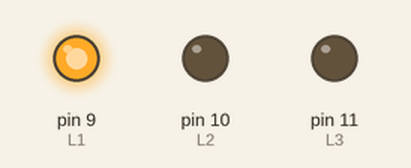
Bench run of a sketch on a simulated Arduino Uno, built with avr-gcc and run on an emulated ATmega328P. On the bench: output pins drawn as LEDs (lit = HIGH).

Above: at 0.12 s.
At 0.87 s:
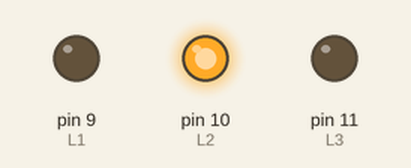
At 1.37 s:
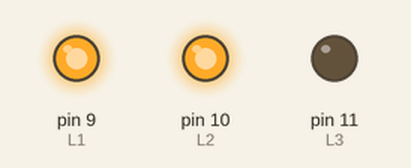
At 2.62 s:
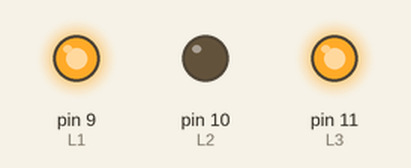
At 3.12 s:
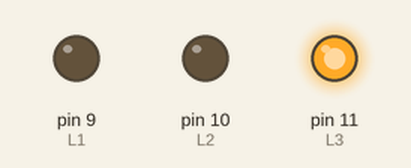
At 5.37 s:
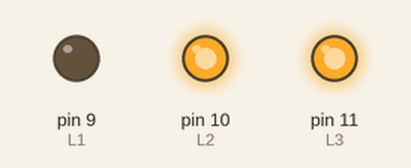
Timing chart, 0 to 5.8 s (numbered marks = the images above):
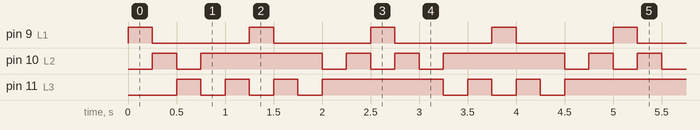

The sketch:

Charlieplexinggg.ino
```cpp
#define L1 9
#define L2 10
#define L3 11


void setup() {
  Serial.begin(9600);

}


void loop() {

//case 1
  pinMode(L1, OUTPUT);
  pinMode(L2, OUTPUT);
  pinMode(L3, INPUT);

  digitalWrite(L1, HIGH);
  digitalWrite(L2, LOW);
  delay(250);

//case 2
  pinMode(L1, OUTPUT);
  pinMode(L2, OUTPUT);
  pinMode(L3, INPUT);

  digitalWrite(L1, LOW);
  digitalWrite(L2, HIGH);
  delay(250);

//case 3
  pinMode(L1, INPUT);
  pinMode(L2, OUTPUT);
  pinMode(L3, OUTPUT);

  digitalWrite(L2, LOW);
  digitalWrite(L3, HIGH);
  delay(250);

//case 4
  pinMode(L1, INPUT);
  pinMode(L2, OUTPUT);
  pinMode(L3, OUTPUT);

  digitalWrite(L2, HIGH);
  digitalWrite(L3, LOW);
  delay(250);

//case 5
  pinMode(L1, OUTPUT);
  pinMode(L2, INPUT);
  pinMode(L3, OUTPUT);

  digitalWrite(L1, LOW);
  digitalWrite(L3, HIGH);
  delay(250);

//case 6
  pinMode(L1, OUTPUT);
  pinMode(L2, INPUT);
  pinMode(L3, OUTPUT);

  digitalWrite(L1, HIGH);
  digitalWrite(L3, LOW);
  delay(250);

//case 5
  pinMode(L1, OUTPUT);
  pinMode(L2, INPUT);
  pinMode(L3, OUTPUT);

  digitalWrite(L1, LOW);
  digitalWrite(L3, HIGH);
  delay(250);

//case 4
  pinMode(L1, INPUT);
  pinMode(L2, OUTPUT);
  pinMode(L3, OUTPUT);

  digitalWrite(L2, HIGH);
  digitalWrite(L3, LOW);
  delay(250);

//case 3
  pinMode(L1, INPUT);
  pinMode(L2, OUTPUT);
  pinMode(L3, OUTPUT);

  digitalWrite(L2, LOW);
  digitalWrite(L3, HIGH);
  delay(250);

//case 2
  pinMode(L1, OUTPUT);
  pinMode(L2, OUTPUT);
  pinMode(L3, INPUT);

  digitalWrite(L1, LOW);
  digitalWrite(L2, HIGH);
  delay(250);

}
```

Measured:
- by itself, pin 9 (L1): alternates HIGH for 0.25 s and LOW for 1.0 s
- by itself, pin 10 (L2): repeats every 2.5 s: LOW 0.25 s, HIGH 1.3 s, 2 × (LOW 0.25 s, HIGH 0.25 s)
- by itself, pin 11 (L3): repeats every 2.5 s: 2 × (LOW 0.25 s, HIGH 0.25 s), LOW 0.25 s, HIGH 1.3 s
